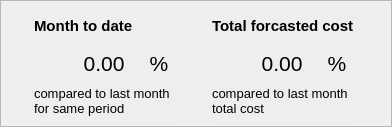
                    <widget class="QFrame" name="frame_2">
                     <property name="sizePolicy">
                      <sizepolicy hsizetype="Preferred" vsizetype="Fixed">
                       <horstretch>0</horstretch>
                       <verstretch>0</verstretch>
                      </sizepolicy>
                     </property>
                     <property name="minimumSize">
                      <size>
                       <width>0</width>
                       <height>127</height>
                      </size>
                     </property>
                     <property name="frameShape">
                      <enum>QFrame::StyledPanel</enum>
                     </property>
                     <property name="frameShadow">
                      <enum>QFrame::Raised</enum>
                     </property>
                     <layout class="QHBoxLayout" name="horizontalLayout_21">
                      <property name="spacing">
                       <number>14</number>
                      </property>
                      <property name="leftMargin">
                       <number>24</number>
                      </property>
                      <property name="topMargin">
                       <number>0</number>
                      </property>
                      <property name="rightMargin">
                       <number>24</number>
                      </property>
                      <property name="bottomMargin">
                       <number>0</number>
                      </property>
                      <item>
                       <widget class="QFrame" name="frame_10">
                        <property name="sizePolicy">
                         <sizepolicy hsizetype="Fixed" vsizetype="Preferred">
                          <horstretch>0</horstretch>
                          <verstretch>0</verstretch>
                         </sizepolicy>
                        </property>
                        <property name="minimumSize">
                         <size>
                          <width>164</width>
                          <height>0</height>
                         </size>
                        </property>
                        <property name="styleSheet">
                         <string notr="true">border-radius: 15px;
background-color: rgb(238, 238, 238);</string>
                        </property>
                        <property name="frameShape">
                         <enum>QFrame::StyledPanel</enum>
                        </property>
                        <property name="frameShadow">
                         <enum>QFrame::Raised</enum>
                        </property>
                        <layout class="QVBoxLayout" name="verticalLayout_13">
                         <item>
                          <widget class="QLabel" name="label_8">
                           <property name="font">
                            <font>
                             <family>Arial</family>
                             <pointsize>11</pointsize>
                             <bold>true</bold>
                            </font>
                           </property>
                           <property name="text">
                            <string>Month to date</string>
                           </property>
                          </widget>
                         </item>
                         <item>
                          <widget class="QFrame" name="monthtodateframe">
                           <property name="frameShape">
                            <enum>QFrame::StyledPanel</enum>
                           </property>
                           <property name="frameShadow">
                            <enum>QFrame::Raised</enum>
                           </property>
                           <layout class="QHBoxLayout" name="horizontalLayout_22" stretch="1,3,1">
                            <property name="topMargin">
                             <number>0</number>
                            </property>
                            <property name="bottomMargin">
                             <number>0</number>
                            </property>
                            <item>
                             <widget class="QFrame" name="mtdArrowindicatorframe">
                              <property name="sizePolicy">
                               <sizepolicy hsizetype="Fixed" vsizetype="Fixed">
                                <horstretch>0</horstretch>
                                <verstretch>0</verstretch>
                               </sizepolicy>
                              </property>
                              <property name="minimumSize">
                               <size>
                                <width>18</width>
                                <height>24</height>
                               </size>
                              </property>
                              <property name="styleSheet">
                               <string notr="true">background-image: url(:/images/image/arrow-none.svg);</string>
                              </property>
                              <property name="frameShape">
                               <enum>QFrame::StyledPanel</enum>
                              </property>
                              <property name="frameShadow">
                               <enum>QFrame::Raised</enum>
                              </property>
                             </widget>
                            </item>
                            <item>
                             <widget class="QLabel" name="mtdPercentagelabel">
                              <property name="font">
                               <font>
                                <pointsize>16</pointsize>
                               </font>
                              </property>
                              <property name="styleSheet">
                               <string notr="true">color: rgb(0, 0, 0);</string>
                              </property>
                              <property name="text">
                               <string>0.00</string>
                              </property>
                              <property name="alignment">
                               <set>Qt::AlignCenter</set>
                              </property>
                             </widget>
                            </item>
                            <item>
                             <widget class="QLabel" name="mtdPercentagevaluelabel">
                              <property name="font">
                               <font>
                                <pointsize>16</pointsize>
                               </font>
                              </property>
                              <property name="styleSheet">
                               <string notr="true">color: rgb(0, 0, 0);</string>
                              </property>
                              <property name="text">
                               <string>%</string>
                              </property>
                              <property name="alignment">
                               <set>Qt::AlignCenter</set>
                              </property>
                             </widget>
                            </item>
                           </layout>
                          </widget>
                         </item>
                         <item>
                          <widget class="QLabel" name="label_11">
                           <property name="font">
                            <font>
                             <family>Arial</family>
                             <pointsize>10</pointsize>
                            </font>
                           </property>
                           <property name="text">
                            <string>compared to last month 
for same period</string>
                           </property>
                          </widget>
                         </item>
                        </layout>
                       </widget>
                      </item>
                      <item>
                       <widget class="QFrame" name="frame_11">
                        <property name="sizePolicy">
                         <sizepolicy hsizetype="Fixed" vsizetype="Preferred">
                          <horstretch>0</horstretch>
                          <verstretch>0</verstretch>
                         </sizepolicy>
                        </property>
                        <property name="minimumSize">
                         <size>
                          <width>164</width>
                          <height>0</height>
                         </size>
                        </property>
                        <property name="styleSheet">
                         <string notr="true">border-radius: 15px;
background-color: rgb(238, 238, 238);</string>
                        </property>
                        <property name="frameShape">
                         <enum>QFrame::StyledPanel</enum>
                        </property>
                        <property name="frameShadow">
                         <enum>QFrame::Raised</enum>
                        </property>
                        <layout class="QVBoxLayout" name="verticalLayout_19">
                         <item>
                          <widget class="QLabel" name="label_9">
                           <property name="font">
                            <font>
                             <family>Arial</family>
                             <pointsize>11</pointsize>
                             <bold>true</bold>
                            </font>
                           </property>
                           <property name="text">
                            <string>Total forcasted cost</string>
                           </property>
                          </widget>
                         </item>
                         <item>
                          <widget class="QFrame" name="totalforcastedcostframe">
                           <property name="frameShape">
                            <enum>QFrame::StyledPanel</enum>
                           </property>
                           <property name="frameShadow">
                            <enum>QFrame::Raised</enum>
                           </property>
                           <layout class="QHBoxLayout" name="horizontalLayout_23" stretch="1,3,1">
                            <property name="topMargin">
                             <number>0</number>
                            </property>
                            <property name="bottomMargin">
                             <number>0</number>
                            </property>
                            <item>
                             <widget class="QFrame" name="tfcArrowindicatorframe">
                              <property name="sizePolicy">
                               <sizepolicy hsizetype="Fixed" vsizetype="Fixed">
                                <horstretch>0</horstretch>
                                <verstretch>0</verstretch>
                               </sizepolicy>
                              </property>
                              <property name="minimumSize">
                               <size>
                                <width>18</width>
                                <height>24</height>
                               </size>
                              </property>
                              <property name="styleSheet">
                               <string notr="true">background-image: url(:/images/image/arrow-none.svg);</string>
                              </property>
                              <property name="frameShape">
                               <enum>QFrame::StyledPanel</enum>
                              </property>
                              <property name="frameShadow">
                               <enum>QFrame::Raised</enum>
                              </property>
                             </widget>
                            </item>
                            <item>
                             <widget class="QLabel" name="tfcPerccentagevaluelabel">
                              <property name="font">
                               <font>
                                <pointsize>16</pointsize>
                               </font>
                              </property>
                              <property name="styleSheet">
                               <string notr="true">color: rgb(0, 0, 0);</string>
                              </property>
                              <property name="text">
                               <string>0.00</string>
                              </property>
                              <property name="alignment">
                               <set>Qt::AlignCenter</set>
                              </property>
                             </widget>
                            </item>
                            <item>
                             <widget class="QLabel" name="tfcPercentagelabel">
                              <property name="font">
                               <font>
                                <pointsize>16</pointsize>
                               </font>
                              </property>
                              <property name="styleSheet">
                               <string notr="true">color: rgb(0, 0, 0);</string>
                              </property>
                              <property name="text">
                               <string>%</string>
                              </property>
                              <property name="alignment">
                               <set>Qt::AlignCenter</set>
                              </property>
                             </widget>
                            </item>
                           </layout>
                          </widget>
                         </item>
                         <item>
                          <widget class="QLabel" name="label_12">
                           <property name="font">
                            <font>
                             <family>Arial</family>
                             <pointsize>10</pointsize>
                            </font>
                           </property>
                           <property name="text">
                            <string>compared to last month 
total cost</string>
                           </property>
                          </widget>
                         </item>
                        </layout>
                       </widget>
                      </item>
                     </layout>
                    </widget>
